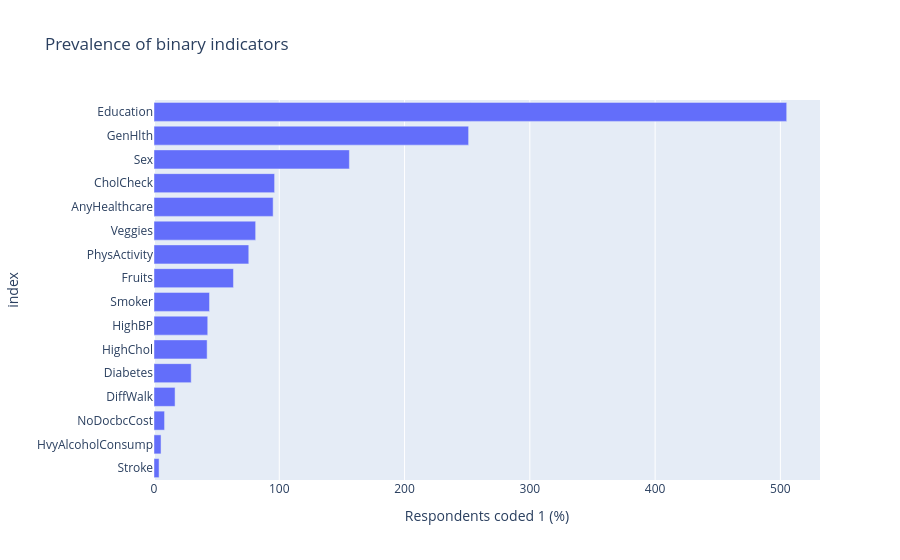

Notebook cell for this chart:
### Markdown cell above
For binary indicators coded 0/1, the column mean equals the share coded 1. This chart shows how common each recorded indicator is in the full dataset. It does not show the outcome rate for that group; that comparison follows below.

### Code cell
px.bar(binary_prevalence, x='percent_yes', orientation='h', title='Prevalence of binary indicators', labels={'percent_yes':'Respondents coded 1 (%)'}).show()

### Figure 1 — Plotly figure (JSON) as saved in the notebook; plotly's stock layout.template omitted (floating-point values rounded to 4 significant figures)
{"data": [{"hovertemplate": "Respondents coded 1 (%)=%{x}<br>index=%{y}<extra></extra>", "legendgroup": "", "marker": {"color": "#636efa", "pattern": {"shape": ""}}, "name": "", "orientation": "h", "showlegend": false, "textposition": "auto", "type": "bar", "x": [4.057, 5.62, 8.418, 16.82, 29.69, 42.41, 42.9, 44.32, 63.43, 75.65, 81.14, 95.11, 96.27, 156.0, 251.1, 505.0], "xaxis": "x", "y": ["Stroke", "HvyAlcoholConsump", "NoDocbcCost", "DiffWalk", "Diabetes", "HighChol", "HighBP", "Smoker", "Fruits", "PhysActivity", "Veggies", "AnyHealthcare", "CholCheck", "Sex", "GenHlth", "Education"], "yaxis": "y"}], "layout": {"barmode": "relative", "legend": {"tracegroupgap": 0}, "title": {"text": "Prevalence of binary indicators"}, "xaxis": {"anchor": "y", "domain": [0, 1], "title": {"text": "Respondents coded 1 (%)"}}, "yaxis": {"anchor": "x", "domain": [0, 1], "title": {"text": "index"}}}}
